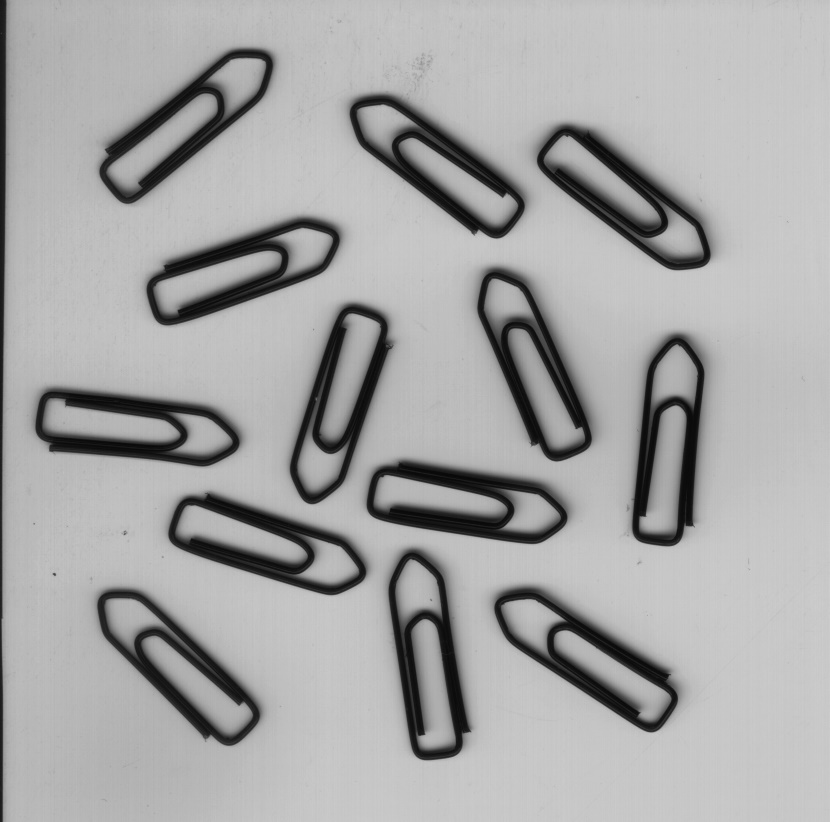
#> input picture cv_work/templatematch/image.jpg, 830 x 822 px
$ jupyter execute '模板匹配-1.ipynb'
#> lines starting #> are read from the running program, lines starting #| are printed output that depends on the picture; after the words box and inside, x2 and y2 are one past the last pixel; in counts of white or black regions, pixels touching at a corner belong together
[cell 1]
import cv2
import numpy as np
import matplotlib.pyplot as plt
import os

[cell 2]
image_file = os.path.abspath("image.jpg")
template_file = os.path.abspath("template.jpg")

[cell 3]
image = cv2.imread(image_file)
#> image is the input picture: shape (822, 830, 3); min 7, max 206, mean 165.9
img_g = cv2.cvtColor(image, cv2.COLOR_BGR2GRAY)

[cell 4]
clahe = cv2.createCLAHE(clipLimit=2.0, tileGridSize=(8,8))
img_clahe = clahe.apply(img_g)
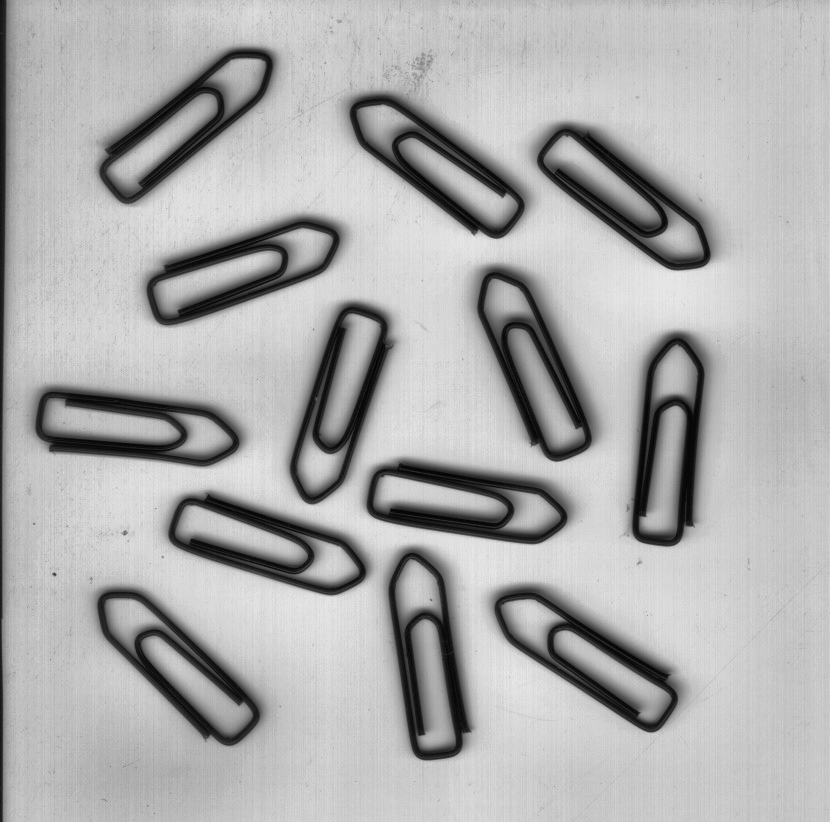
#> img_clahe: shape (822, 830); min 3, max 235, mean 173.5

[cell 5]
tempRaw = cv2.imread(template_file, 0)
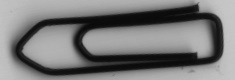
#> input picture cv_work/templatematch/template.jpg, 235 x 80 px
#> tempRaw is the input picture: shape (80, 235); min 8, max 200, mean 120.6
tempEnhanced = clahe.apply(tempRaw)
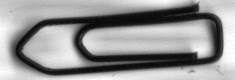
#> tempEnhanced: shape (80, 235); min 6, max 255, mean 148.9
_, tempBin = cv2.threshold(tempEnhanced, 120, 255, cv2.THRESH_BINARY_INV)
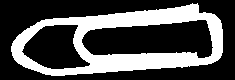
#> tempBin: shape (80, 235); 31.4% white; 1 white region, box (x1, y1, x2, y2) and area: (11, 3, 223, 76) 5897
coords = cv2.findNonZero(tempBin)
#> coords = contour of 5897 points, box (x1, y1, x2, y2) (11, 3, 223, 76), area 178
tx, ty, tw, th = cv2.boundingRect(coords)
#> tx = 11; ty = 3; tw = 212; th = 73
tCrop = tempEnhanced[ty:ty+th, tx:tx+tw]
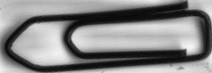
#> tCrop: shape (73, 212); min 6, max 248, mean 133.7

[cell 6]
orig_template_width = tw
#> orig_template_width = 212
orig_template_height = th
#> orig_template_height = 73
print(f"原始模板尺寸: 宽度={orig_template_width}, 高度={orig_template_height}")
#| 原始模板尺寸: 宽度=212, 高度=73
print(f"原始模板裁剪区域: 左上角({tx}, {ty}), 尺寸{tw}x{th}")
#| 原始模板裁剪区域: 左上角(11, 3), 尺寸212x73

[cell 7]
all_matches = []
Scales = [0.9, 1.0, 1.1]
Angles = range(0, 360, 10)
threshold = 0.75

[cell 8]
for Scale in Scales:
    Sw = int(orig_template_width * Scale)
    Sh = int(orig_template_height * Scale)
    r_size = cv2.resize(tCrop, (Sw, Sh))

    for angle in Angles:
        h, w = r_size.shape[:2]
        center = (w // 2, h // 2)

        angle_rad = np.deg2rad(angle)
        cos_a = abs(np.cos(angle_rad))
        sin_a = abs(np.sin(angle_rad))

        rotated_w = int(w * cos_a + h * sin_a)
        rotated_h = int(w * sin_a + h * cos_a)

        M = cv2.getRotationMatrix2D(center, angle, 1.0)
        M[0, 2] += (rotated_w - w) / 2
        M[1, 2] += (rotated_h - h) / 2

        rotated_template = cv2.warpAffine(r_size, M, (rotated_w, rotated_h), borderValue=255)

        result = cv2.matchTemplate(img_clahe, rotated_template, cv2.TM_CCOEFF_NORMED)
        locations = np.where(result >= threshold)

        for pt in zip(*locations[::-1]):
            score = result[pt[1], pt[0]]
            all_matches.append({
                'top_left': (pt[0], pt[1]),
                'center': (pt[0] + rotated_w // 2, pt[1] + rotated_h // 2),
                'angle': angle,
                'scale': Scale,
                'rotated_size': (rotated_w, rotated_h),
                'original_size': (w, h),
                'score': score
            })
#> this loop made 3 passes
#> (Sw, Sh) on passes 1 to 3: (190, 65), (212, 73), (233, 80)
#> pass 1, `r_size = cv2.resize(tCrop, (Sw, Sh))`:
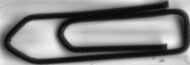
#> r_size: shape (65, 190); min 9, max 245, mean 133.6
#> pass 3, `r_size = cv2.resize(tCrop, (Sw, Sh))`:
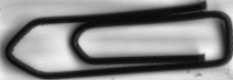
#> r_size: shape (80, 233); min 8, max 244, mean 133.6
#> after the loop, all_matches = 2641 items

print(f"匹配框数: {len(all_matches)}")
#| 匹配框数: 2641

before_nms_img = image.copy()

for match in all_matches:
    x, y = match['top_left']
    angle = match['angle']
    scale = match['scale']
    center_x, center_y = match['center']
    rotated_w, rotated_h = match['rotated_size']
    original_w, original_h = match['original_size']

    corners = np.array([
        [-original_w/2, -original_h/2],
        [original_w/2, -original_h/2],
        [original_w/2, original_h/2],
        [-original_w/2, original_h/2]
    ])

    angle_rad = np.deg2rad(-angle)
    cos_theta = np.cos(angle_rad)
    sin_theta = np.sin(angle_rad)

    rotation_matrix = np.array([
        [cos_theta, -sin_theta],
        [sin_theta, cos_theta]
    ])

    rotated_corners = np.dot(corners, rotation_matrix.T)

    rotated_corners[:, 0] += center_x
    rotated_corners[:, 1] += center_y

    pts = rotated_corners.astype(np.int32)
    cv2.polylines(before_nms_img, [pts], True, (0, 0, 255), 1)
#> this loop made 2641 passes
#> (x, y, center_x, center_y, pts) on passes 1 to 3: (527, 109, 620, 194, [[671, 279], [526, 157], [568, 108], [713, 230]]), (528, 109, 621, 194, [[672, 279], [527, 157], [569, 108], [714, 230]]), (529, 109, 622, 194, [[673, 279], [528, 157], [570, 108], [715, 230]])
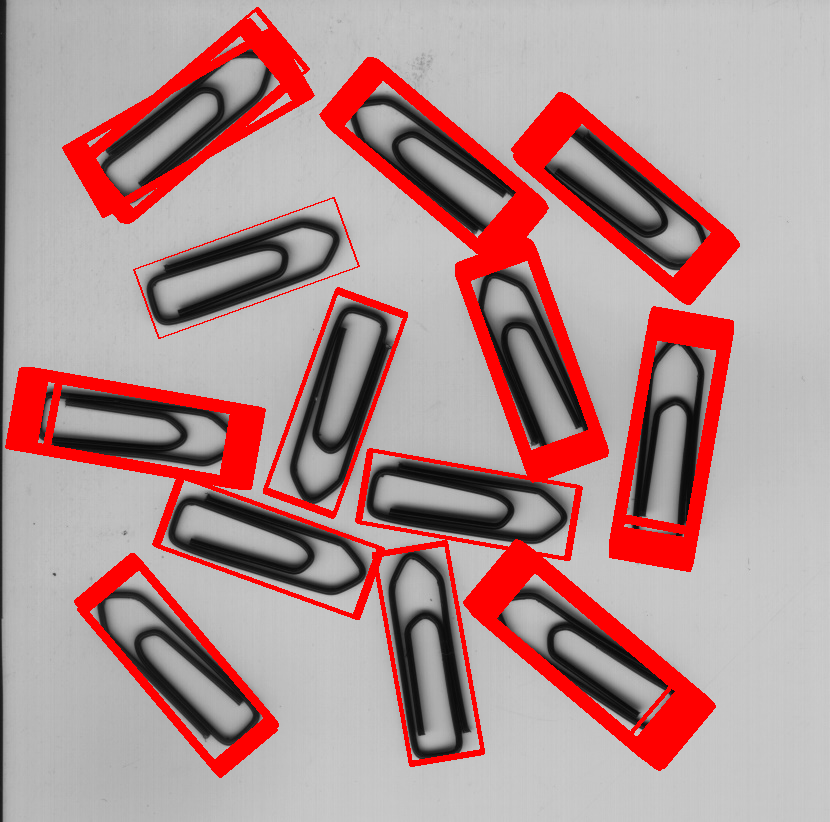
#> before_nms_img: shape (822, 830, 3); 13.84% of pixels changed, all inside (x1, y1, x2, y2) = (5, 7, 740, 778)

[cell 9]
plt.figure(figsize=(12, 8))
plt.imshow(cv2.cvtColor(before_nms_img, cv2.COLOR_BGR2RGB))
plt.title(f'Before NMS: {len(all_matches)} matches')
plt.axis('off')
plt.tight_layout()
plt.show()

[cell 10]
result_img = image.copy()
final_matches = []

if len(all_matches) > 0:
    boxes = []
    scores = []

    for match in all_matches:
        x, y = match['top_left']
        rotated_w, rotated_h = match['rotated_size']
        boxes.append([x, y, x + rotated_w, y + rotated_h])
        scores.append(match['score'])

    boxes = np.array(boxes)
    scores = np.array(scores)

    idxs = np.argsort(scores)[::-1]
    keep = []

    while len(idxs) > 0:
        i = idxs[0]
        keep.append(i)

        if len(idxs) == 1:
            break

        xx1 = np.maximum(boxes[i, 0], boxes[idxs[1:], 0])
        yy1 = np.maximum(boxes[i, 1], boxes[idxs[1:], 1])
        xx2 = np.minimum(boxes[i, 2], boxes[idxs[1:], 2])
        yy2 = np.minimum(boxes[i, 3], boxes[idxs[1:], 3])

        w = np.maximum(0.0, xx2 - xx1 + 1)
        h = np.maximum(0.0, yy2 - yy1 + 1)

        inter = w * h
        area_i = (boxes[i, 2] - boxes[i, 0] + 1) * (boxes[i, 3] - boxes[i, 1] + 1)
        area_j = (boxes[idxs[1:], 2] - boxes[idxs[1:], 0] + 1) * (boxes[idxs[1:], 3] - boxes[idxs[1:], 1] + 1)
        iou = inter / (area_i + area_j - inter)

        inds = np.where(iou <= 0.3)[0]
        idxs = idxs[inds + 1]
#> this loop made 13 passes

    final_matches = [all_matches[i] for i in keep]
    final_boxes_count = len(final_matches)
    print(f"经过NMS后的框数: {final_boxes_count}")
#| 经过NMS后的框数: 13

    for match in final_matches:
        x, y = match['top_left']
        angle = match['angle']
        scale = match['scale']
        center_x, center_y = match['center']
        rotated_w, rotated_h = match['rotated_size']
        original_w, original_h = match['original_size']

        # 方法1：绘制旋转矩形
        corners = np.array([
            [-original_w/2, -original_h/2],
            [original_w/2, -original_h/2],
            [original_w/2, original_h/2],
            [-original_w/2, original_h/2]
        ])

        angle_rad = np.deg2rad(-angle)
        cos_theta = np.cos(angle_rad)
        sin_theta = np.sin(angle_rad)

        rotation_matrix = np.array([
            [cos_theta, -sin_theta],
            [sin_theta, cos_theta]
        ])

        rotated_corners = np.dot(corners, rotation_matrix.T)
        rotated_corners[:, 0] += center_x
        rotated_corners[:, 1] += center_y

        pts = rotated_corners.astype(np.int32)
        cv2.polylines(result_img, [pts], True, (0, 255, 0), 2)


        # cv2.rectangle(result_img, (x, y), (x + rotated_w, y + rotated_h), (0, 255, 0), 2)
        cv2.circle(result_img, (int(center_x), int(center_y)), 3, (255, 0, 0), -1)
        cv2.putText(result_img, f"Angle:{angle} Scale:{scale:.1f}",
                   (int(center_x), int(center_y-10)),
                   cv2.FONT_HERSHEY_SIMPLEX, 0.5, (0, 0, 255), 2)
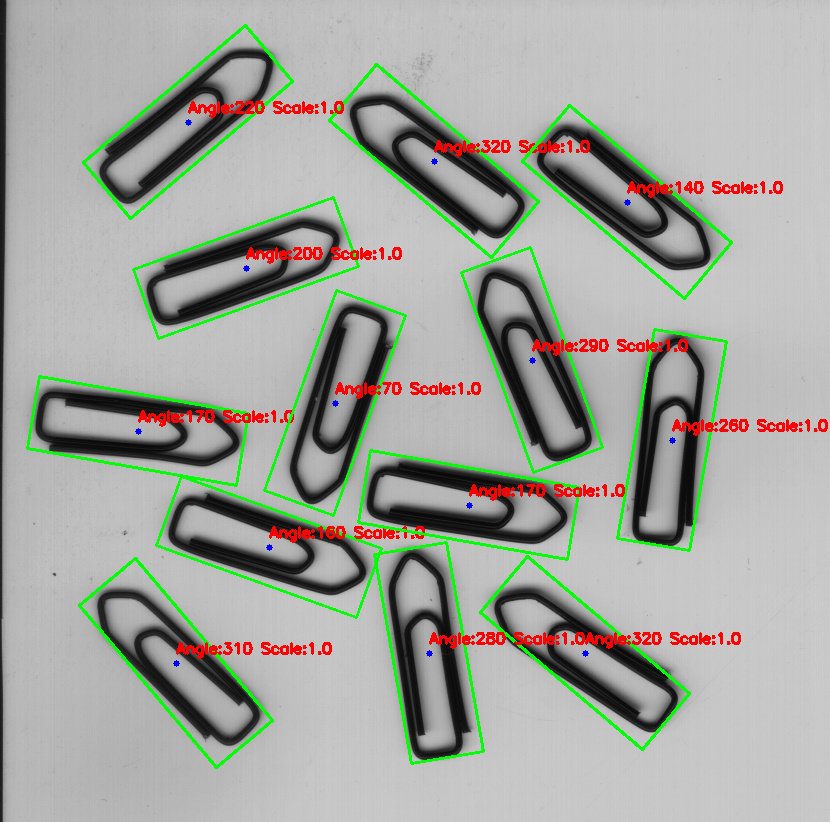
#> result_img: shape (822, 830, 3); 5.2% of pixels changed, all inside (x1, y1, x2, y2) = (26, 24, 828, 769)
else:
    print("没有找到匹配！")

[cell 11]
plt.figure(figsize=(12, 8))
plt.imshow(cv2.cvtColor(result_img, cv2.COLOR_BGR2RGB))
plt.title(f'After NMS: {final_boxes_count} matches')
plt.axis('off')
plt.tight_layout()
plt.show()

[cell 12]
result_img = image.copy()
final_matches = []

if len(all_matches) > 0:
    boxes = []
    scores = []

    for match in all_matches:
        x, y = match['top_left']
        rotated_w, rotated_h = match['rotated_size']
        boxes.append([x, y, x + rotated_w, y + rotated_h])
        scores.append(match['score'])

    boxes = np.array(boxes)
    scores = np.array(scores)

    idxs = np.argsort(scores)[::-1]
    keep = []

    while len(idxs) > 0:
        i = idxs[0]
        keep.append(i)

        if len(idxs) == 1:
            break

        xx1 = np.maximum(boxes[i, 0], boxes[idxs[1:], 0])
        yy1 = np.maximum(boxes[i, 1], boxes[idxs[1:], 1])
        xx2 = np.minimum(boxes[i, 2], boxes[idxs[1:], 2])
        yy2 = np.minimum(boxes[i, 3], boxes[idxs[1:], 3])

        w = np.maximum(0.0, xx2 - xx1 + 1)
        h = np.maximum(0.0, yy2 - yy1 + 1)

        inter = w * h
        area_i = (boxes[i, 2] - boxes[i, 0] + 1) * (boxes[i, 3] - boxes[i, 1] + 1)
        area_j = (boxes[idxs[1:], 2] - boxes[idxs[1:], 0] + 1) * (boxes[idxs[1:], 3] - boxes[idxs[1:], 1] + 1)
        iou = inter / (area_i + area_j - inter)

        inds = np.where(iou <= 0.3)[0]
        idxs = idxs[inds + 1]

    final_matches = [all_matches[i] for i in keep]
    final_boxes_count = len(final_matches)
    print(f"经过NMS后的框数: {final_boxes_count}")
#| 经过NMS后的框数: 13

    for match in final_matches:
        x, y = match['top_left']
        angle = match['angle']
        scale = match['scale']
        center_x, center_y = match['center']
        rotated_w, rotated_h = match['rotated_size']
        original_w, original_h = match['original_size']

        corners = np.array([
            [-original_w/2, -original_h/2],
            [original_w/2, -original_h/2],
            [original_w/2, original_h/2],
            [-original_w/2, original_h/2]
        ])

        angle_rad = np.deg2rad(-angle)
        cos_theta = np.cos(angle_rad)
        sin_theta = np.sin(angle_rad)

        rotation_matrix = np.array([
            [cos_theta, -sin_theta],
            [sin_theta, cos_theta]
        ])

        rotated_corners = np.dot(corners, rotation_matrix.T)
        rotated_corners[:, 0] += center_x
        rotated_corners[:, 1] += center_y

        pts = rotated_corners.astype(np.int32)
        cv2.polylines(result_img, [pts], True, (0, 255, 0), 2)

        cv2.circle(result_img, (int(center_x), int(center_y)), 3, (255, 0, 0), -1)

        cv2.putText(result_img, f"Angle:{angle} Scale:{scale:.1f}",
                   (int(center_x), int(center_y-10)),
                   cv2.FONT_HERSHEY_SIMPLEX, 0.5, (0, 0, 255), 2)

        top_edge_center = (rotated_corners[0] + rotated_corners[1]) / 2
        bottom_edge_center = (rotated_corners[2] + rotated_corners[3]) / 2

        if original_h > original_w:
            top_center = bottom_edge_center
            bottom_center = bottom_edge_center

            tip_point = top_center

            arrow_start = (int(center_x), int(center_y))
            arrow_end = (int(tip_point[0]), int(tip_point[1]))

        else:
            left_edge_center = (rotated_corners[0] + rotated_corners[3]) / 2
            right_edge_center = (rotated_corners[1] + rotated_corners[2]) / 2

            tip_point = left_edge_center

            arrow_start = (int(center_x), int(center_y))
            arrow_end = (int(tip_point[0]), int(tip_point[1]))


        cv2.arrowedLine(result_img, arrow_start, arrow_end, (255, 0, 0), 2, tipLength=0.2)

        cv2.circle(result_img, arrow_end, 3, (255, 255, 0), -1)

        cv2.putText(result_img, f"Tip",
                   (int(tip_point[0]) + 5, int(tip_point[1])),
                   cv2.FONT_HERSHEY_SIMPLEX, 0.5, (255, 255, 0), 1)
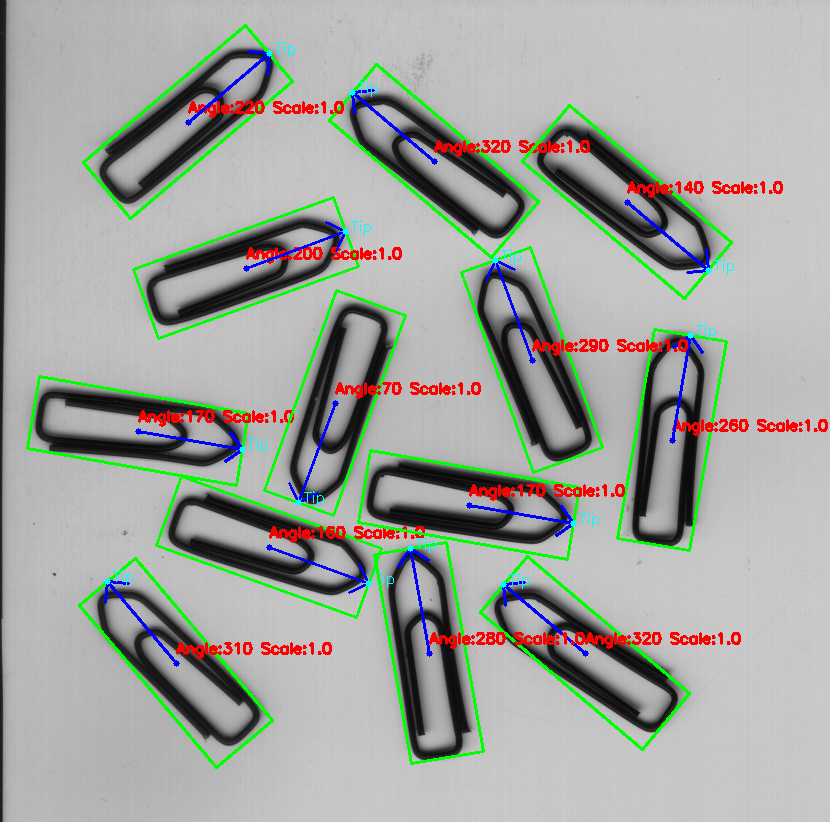
#> result_img: shape (822, 830, 3); 6.07% of pixels changed, all inside (x1, y1, x2, y2) = (26, 24, 828, 769)

else:
    print("没有找到匹配！")

# 显示结果
plt.figure(figsize=(12, 8))
plt.imshow(cv2.cvtColor(result_img, cv2.COLOR_BGR2RGB))
plt.title(f'After NMS: {final_boxes_count} matches with direction arrows')
plt.axis('off')
plt.tight_layout()
plt.show()
